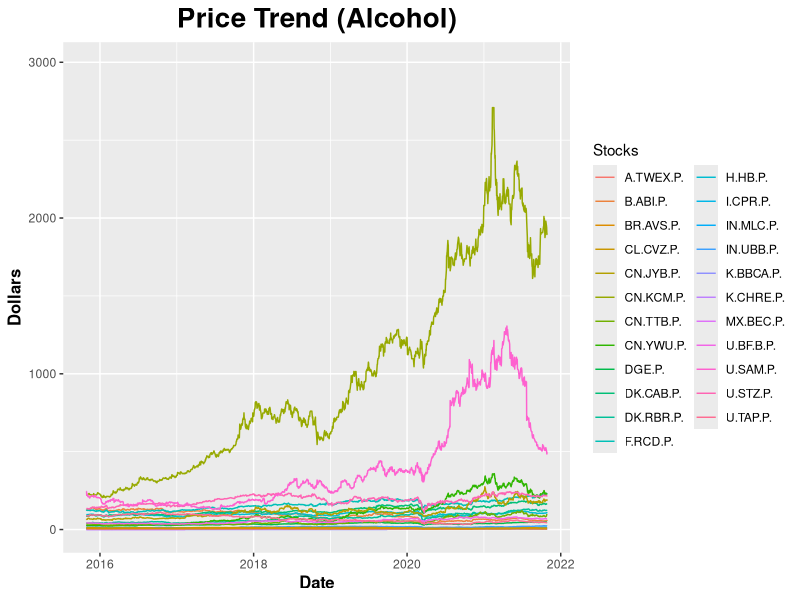

R code for this plot: (Note: this script raises an error after producing the figure.)
# List of required pacakges
required_pkgs <- c(
    "data.table", "ggplot2"
)

# Empty list to hold dependencies that are not isntalled
not_met_dependencies <- c()

# Check if required packages are installed
for (pkg in required_pkgs) {
    if (!(pkg %in% rownames(installed.packages()))) {
        not_met_dependencies <- c(not_met_dependencies, pkg)
    }
}

# Install missing packages
if (length(not_met_dependencies) != 0) {
    install.packages(not_met_dependencies)
}

# Load libraries
library("data.table")
library("ggplot2")

# Read the csv
data <- read.csv("./datasets/Pre_Processed/Alcohol_cleaned_converted.csv", header = T)

# Convert it to a data frame
df <- as.data.frame(data)

# Grep price
price <- df[, grep("P.$", colnames(df))]

# Bind the data col with the price data
price <- cbind(df[, 1], price)

# Set the col name for the data
colnames(price)[1] <- "date"

# Format dates
price_date <- as.Date(gsub("/", "-", price$date, ), "%m-%d-%y")

# Remove the date column
price <- price[, -1]

# Colors to use
# line_colors <- rainbow(ncol(price))

# PDF settings
pdf("./datasets/Processed/Price/alcohol_price.pdf", width = 12, height = 8, compress = T)


# Create base chart
chart <- ggplot(price, aes(x = price_date)) +
    ggtitle("Price Trend (Alcohol)") +
    theme(
        plot.title = element_text(size = 20, face = "bold", hjust = 0.5),
        axis.title = element_text(size = 12, face = "bold"),
    ) +
    xlab("Date") +
    ylab("Dollars") +
    ylim(0, max(price) * 1.1)



# Add the data of each stock to the based chart
for (i in seq_len(ncol(price))) {
    chart <- chart +
        geom_line(aes_(
            y = price[, i],
            group = colnames(price)[i],
            color = colnames(price)[i],
        ))
}

# Change legend box title
chart$labels$colour <- "Stocks"

# Print the chart
print(chart)
dev.off()


# Write to CSV
write.csv(price, "./datasets/Processed/Price/alcohol_price.csv", row.names = F)
